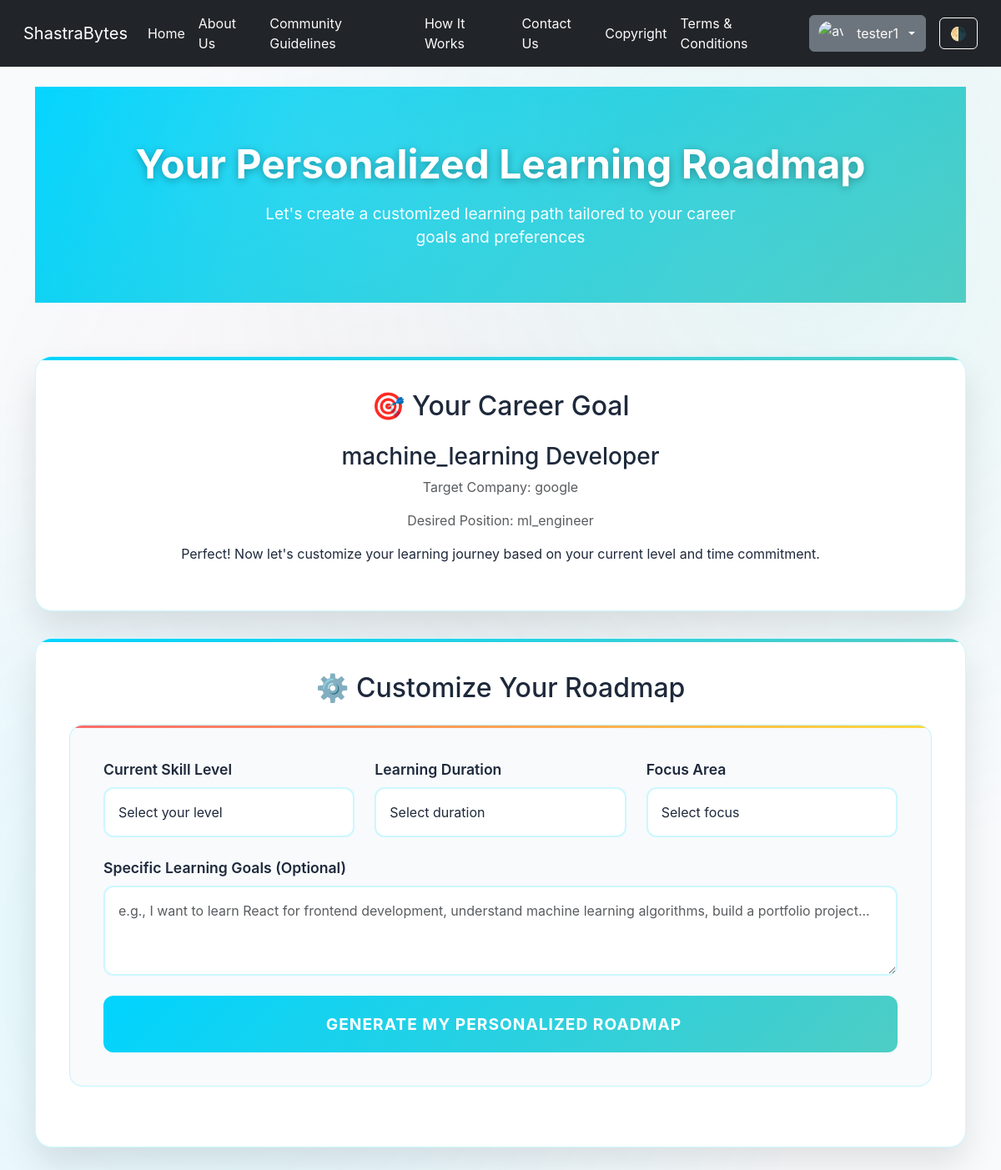
/roadmap (signed in), run on the app's committed database.
### tables this page shows
CREATE TABLE user_preferences (
                id INTEGER PRIMARY KEY AUTOINCREMENT,
                user_id INTEGER NOT NULL,
                user_name TEXT NOT NULL,
                role TEXT NOT NULL,
                target_company TEXT NOT NULL,
                position TEXT NOT NULL,
                previous_skills TEXT NOT NULL,
                specialization TEXT NOT NULL,
                skill_focus TEXT NOT NULL,
                FOREIGN KEY (user_id) REFERENCES users (id)
            );

### app.py (the view)
@app.route('/roadmap')
def roadmap_page():
    if 'user_id' not in session:
        return redirect(url_for('login'))
    user_id = session['user_id']
    try:
        db = get_db()
        if not db:
            flash('Database connection error. Please try again.', 'danger')
            return redirect(url_for('dashboard'))
        user_prefs = db.execute('SELECT * FROM user_preferences WHERE user_id = ?', (user_id,)).fetchone()
        db.close()
        if not user_prefs:
            flash('Please complete your profile first to access the roadmap.', 'warning')
            return redirect(url_for('questionnaire'))
        preferences = dict(user_prefs)
        return render_template('roadmap_page.html',
                             user_name=session['user_name'],
                             user_preferences=preferences)
    except Exception as e:
        print(f"Roadmap page error: {e}")
        flash('Error loading roadmap page. Please try again.', 'danger')
        return redirect(url_for('dashboard'))

### app.py (called while the page is built)
def get_db():
    try:
        conn = sqlite3.connect(app.config['DATABASE_PATH'])
        conn.row_factory = sqlite3.Row
        return conn
    except sqlite3.Error as e:
        print(f"Database connection error: {e}")
        return None

### templates/roadmap_page.html (shortened to what this page needs)
{% extends "base.html" %}
{% block content %}
<div class="roadmap-hero">
    <div class="container">
        <h1>Your Personalized Learning Roadmap</h1>
        <p>Let's create a customized learning path tailored to your career goals and preferences</p>
    </div>
</div>
<div class="container roadmap-container">
    <div class="roadmap-card">
        <h2 class="text-center mb-4">🎯 Your Career Goal</h2>
        <div class="text-center">
            <div class="goal-display">
                <h3>{{ user_preferences.specialization }} Developer</h3>
                <p class="text-muted">Target Company: {{ user_preferences.target_company }}</p>
                <p class="text-muted">Desired Position: {{ user_preferences.position }}</p>
            </div>
            <p class="mt-3">Perfect! Now let's customize your learning journey based on your current level and time commitment.</p>
        </div>
    </div>
    <div class="roadmap-card">
        <h2 class="text-center mb-4">⚙️ Customize Your Roadmap</h2>
        <form id="roadmapForm" class="customization-form">
            <div class="row">
                <div class="col-md-4">
                    <div class="form-group">
                        <label for="skillLevel" class="form-label">Current Skill Level</label>
                        <select class="form-select" id="skillLevel" name="skill_level" required>
                            <option value="">Select your level</option>
                        </select>
                    </div>
                </div>
                <div class="col-md-4">
                    <div class="form-group">
                        <label for="duration" class="form-label">Learning Duration</label>
                        <select class="form-select" id="duration" name="duration" required>
                            <option value="">Select duration</option>
                        </select>
                    </div>
                </div>
                <div class="col-md-4">
                    <div class="form-group">
                        <label for="focusArea" class="form-label">Focus Area</label>
                        <select class="form-select" id="focusArea" name="focus_area" required>
                            <option value="">Select focus</option>
                        </select>
                    </div>
                </div>
            </div>
            <div class="form-group">
                <label for="learningGoals" class="form-label">Specific Learning Goals (Optional)</label>
                <textarea class="form-control" id="learningGoals" name="learning_goals" rows="3"
                          placeholder="e.g., I want to learn React for frontend development, understand machine learning algorithms, build a portfolio project..."></textarea>
            </div>
            <button type="submit" class="btn btn-generate">
                Generate My Personalized Roadmap
            </button>
        </form>
    </div>
</div>
{% endblock %}

### templates/base.html (shortened to what this page needs)
<!DOCTYPE html>
<html lang="en">
  <head>
    <link
      href="https://cdnjs.cloudflare.com/ajax/libs/bootstrap/5.3.0/css/bootstrap.min.css"
      rel="stylesheet"
    />
    <link
      rel="stylesheet"
      href="{{ url_for('static', filename='css/base.css') }}"
    />
  </head>
  <body class="light-mode">
    <nav class="navbar navbar-expand-lg navbar-dark bg-dark">
      <div class="container-fluid">
        <a class="navbar-brand" href="{{ url_for('home') }}">ShastraBytes</a>
        <div class="collapse navbar-collapse" id="navbarNav">
          <ul class="navbar-nav mb-2 mb-lg-0">
            <li class="nav-item">
              <a class="nav-link" href="{{ url_for('home') }}">Home</a>
            </li>
            <li class="nav-item">
              <a class="nav-link" href="{{ url_for('about') }}">About Us</a>
            </li>
            <li class="nav-item">
              <a class="nav-link" href="{{ url_for('guidelines') }}"
                >Community Guidelines</a
              >
            </li>
            <li class="nav-item">
              <a class="nav-link" href="{{ url_for('how_it_works') }}">How It Works</a>
            </li>
            <li class="nav-item">
              <a class="nav-link" href="{{ url_for('contact') }}">Contact Us</a>
            </li>
            <li class="nav-item">
              <a class="nav-link" href="{{ url_for('copyright') }}">Copyright</a>
            </li>
            <li class="nav-item">
              <a class="nav-link" href="{{ url_for('terms') }}">Terms & Conditions</a>
            </li>
          </ul>
        </div>
          <div class="ms-auto d-flex align-items-center">
            {% if session.get('user_id') %}
            <div class="dropdown">
              <a
                class="btn btn-secondary dropdown-toggle"
                href="#"
                id="userDropdown"
                role="button"
                data-bs-toggle="dropdown"
              >
                <img
                  src="https://i.pinimg.com/originals/59/af/9c/59af9cd100daf9aa154cc753dd58316d.jpg"
                  class="rounded-circle me-2"
                  alt="avatar"
                />
                {{ session.get('user_name') }}
              </a>
            </div>
            {% endif %}
            <button class="btn btn-outline-light ms-3" onclick="toggleTheme()">
              🌗
            </button>
          </div>
      </div>
    </nav>
    <main class="container mt-4">
       {% block content %}{% endblock %}
    </main>
  </body>
</html>

### static/css/base.css (style rules this page uses)
:root { --color-primary: rgb(227, 159, 33); --color-white: #fdfafa; --color-black: #000000; --color-light-bg: #ffffff; --color-dark-bg: #1a1a1a; --color-dark-text: #f0f0f0; --transition-speed: 0.3s; --avatar-size: 30px; }
body { margin: 0; font-family: system-ui, sans-serif; background-color: var(--color-light-bg); color: var(--color-black); transition: background-color var(--transition-speed), color var(--transition-speed); }
.navbar { margin-bottom: 20px; align-items: center; padding: 0.5rem 1rem; background-color: var(--color-primary); transition: background-color var(--transition-speed); }
.navbar-nav { display: flex; align-items: center; justify-content: center; width: 100; }
.collapse { align-items: center; }
.navbar-collapse { align-items: center; justify-content: center; }
.navbar-nav .nav-link { font-size: 1rem; color: var(--color-white); padding: 0.5rem 1rem; display: flex; align-items: center; gap: 0.4rem; text-decoration: none; transition: color var(--transition-speed), opacity var(--transition-speed); }
.navbar .dropdown-toggle { display: flex; align-items: center; gap: 0.5rem; padding-left: 10px; color: var(--color-white); }
.navbar .dropdown-toggle img { width: var(--avatar-size); height: var(--avatar-size); object-fit: cover; border-radius: 50%; }
.navbar .btn-outline-light { border: 1px solid var(--color-white); color: var(--color-white); background: transparent; transition: background-color var(--transition-speed), color var(--transition-speed); align-items: center; }
button { transition: background-color var(--transition-speed), color var(--transition-speed); align-items: center; }

### data on the page
user_preferences: get "tester1", specialization "machine_learning", target_company "google", position "ml_engineer"
